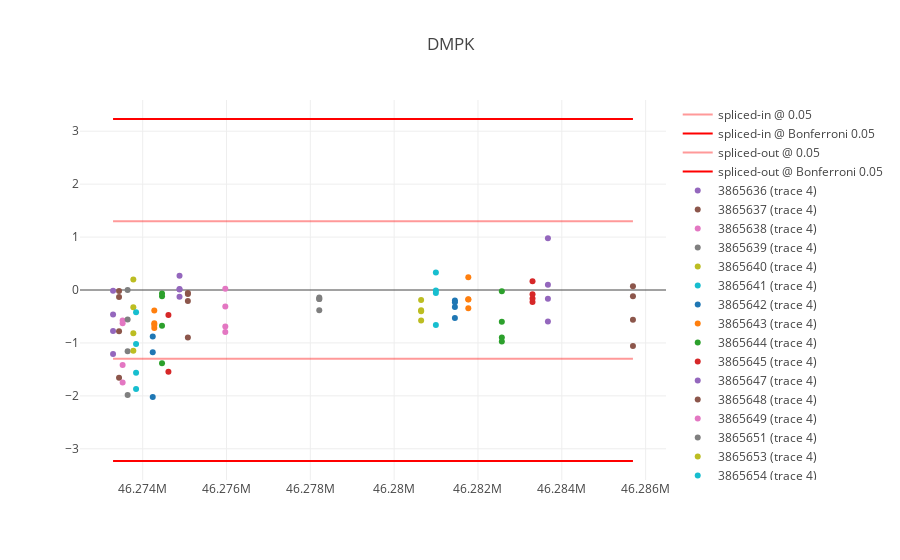

Notebook code for this chart:
### Code cell
plot_gene("DMPK", muscle_metadata, "analysis/experiment_muscle", MAL)
